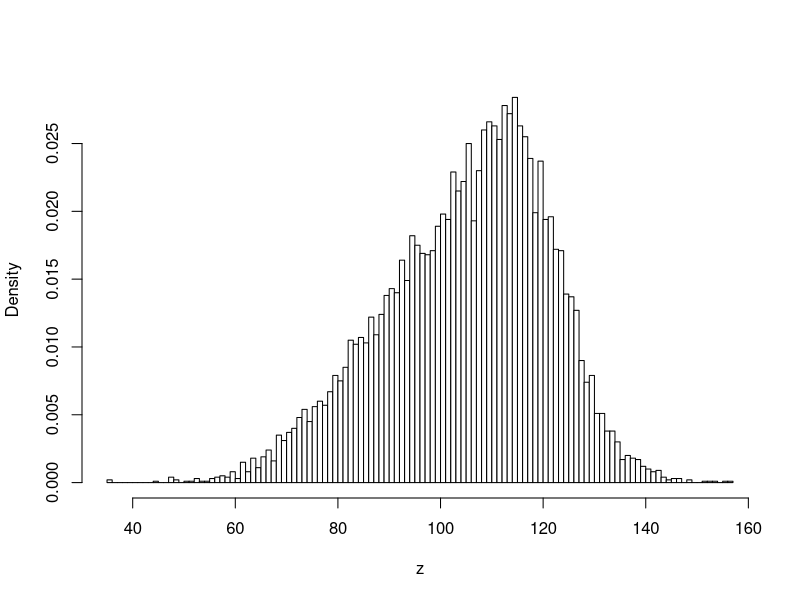
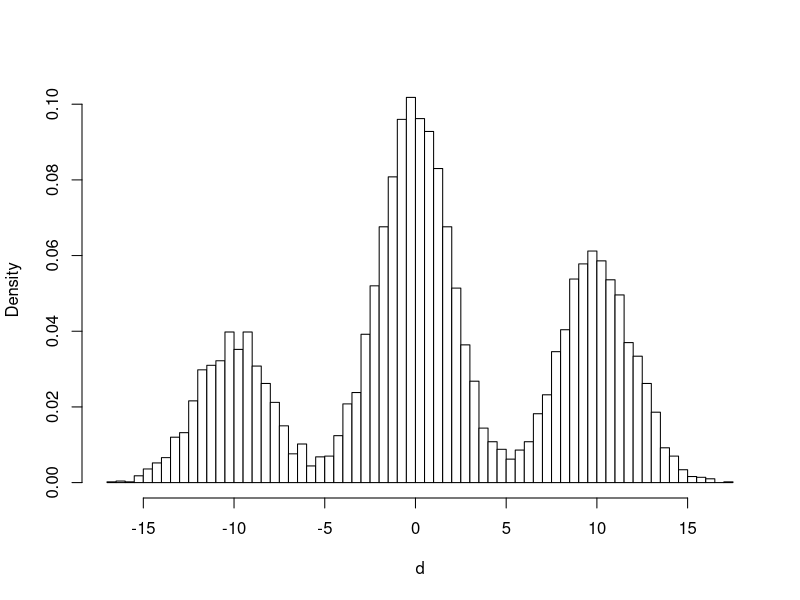

R code for these plots, in order:
## ---- chunk 1
n <- 10000

z <- ifelse(runif(n) <= (2/3), rnorm(n , 100, 16), rnorm(n, 116, 8))

hist(z, breaks = 101, probability = TRUE, main = "", col = "white")
## ---- chunk 2
r <- runif(n)

d <- ifelse(
  r <= 0.2,
  rnorm(n, -10, 2),
  ifelse(r <= 0.7, rnorm(n, 0, 2), rnorm(n, 10, 2))
)

hist(d, breaks = 101, probability = TRUE, main = "", col = "white")
## ---- chunk 3
# 1 / 0.1
0.1 / 0.1 / 0.1
# 0.1 / 1
0.1 / (0.1 / 0.1)
## ---- chunk 4
# Are all values TRUE?
all(c(TRUE, TRUE))

# Is it a TRUE value?
isTRUE(c(TRUE, TRUE))
## ---- chunk 5
c(1, 2, 3) == c(1, 2, 3)
identical(c(1, 2, 3), c(1, 2, 3))

identical(c(1, 2, 3), c(1.1, 2.1, 3.1))
all.equal(c(1, 2, 3), c(1.1, 2.1, 3.1), tolerance = 0.1)

